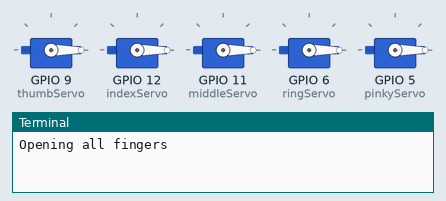
Recording of a program running on a simulated Raspberry Pi (BCM pin numbers). On the bench: 5 × servo, the last lines printed to the terminal. Servo angles are drawn from the pulse width (0.5 ms = 0°, 2.5 ms = 180°).

Above: at 0.2 s.
At 5.04 s:
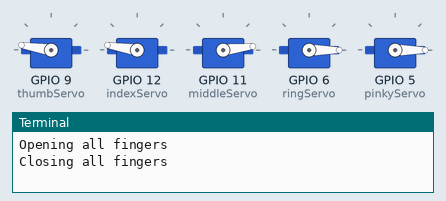
At 9.1 s:
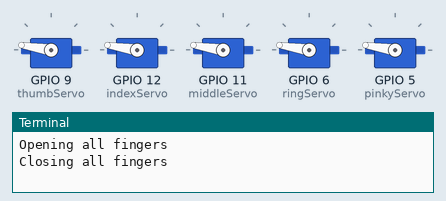
At 16.35 s:
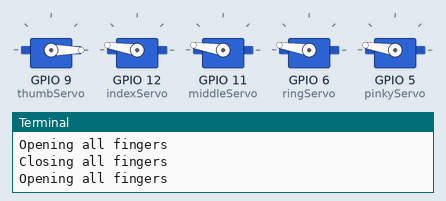
At 21.78 s:
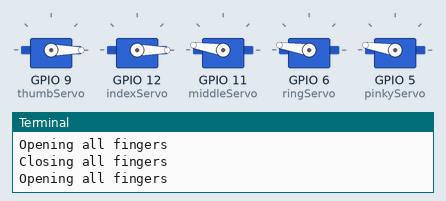
At 37.47 s:
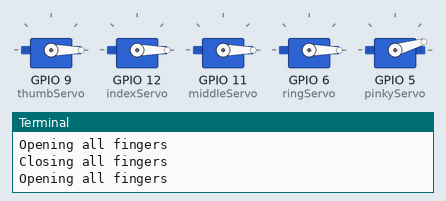
Timing chart, 0 to 39.4 s (numbered marks = the images above):
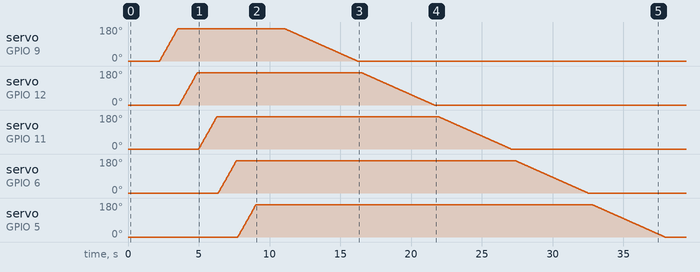

Measured:
- by itself, servo on GPIO 9 (thumbServo): rises from 0° to 171° in 1.3 s, then falls to 0° in 12.7 s
- by itself, servo on GPIO 12 (indexServo): rises from 0° to 171° in 1.3 s, then falls to 0° in 16.7 s
- by itself, servo on GPIO 11 (middleServo): rises from 0° to 171° in 1.3 s, then falls to 0° in 20.8 s
- by itself, servo on GPIO 6 (ringServo): rises from 0° to 171° in 1.3 s, then falls to 0° in 24.8 s
- by itself, servo on GPIO 5 (pinkyServo): rises from 0° to 171° in 1.3 s, then falls to 0° in 28.9 s

The program:

Servo_test.py
```python
import RPi.GPIO as GPIO
import time

GPIO.setmode(GPIO.BCM)  # or GPIO.BOARD depending on your pin setup

# Define your Servo class
class Servo:
    def __init__(self, pin):
        self.pin = pin
        GPIO.setup(pin, GPIO.OUT)
        self.pwm = GPIO.PWM(pin, 50)  # 50Hz frequency
        self.pwm.start(0)
        self.current_angle = 0  # manually track the angle

    def angle_to_duty(self, angle):
        return 2 + (angle / 18)

    def write(self, angle):
        duty = self.angle_to_duty(angle)
        self.pwm.ChangeDutyCycle(duty)
        self.current_angle = angle
        time.sleep(0.02)  # Small delay to allow servo to move

    def read(self):
        return self.current_angle

    def stop(self):
        self.pwm.stop()

# Create servo instances
thumbServo = Servo(9)
indexServo = Servo(12)
middleServo = Servo(11)
ringServo = Servo(6)
pinkyServo = Servo(5)

# Movement speeds
smoothDelay = 0.01
fastDelay = 0.001

# Servo positions
OPEN = 0
CLOSED = 180
HALF_CLOSED = 90
RELAXED = 45

# Smooth movement function
def smooth_move(servo, target, delay_time):
    current = servo.read()
    if current < target:
        for pos in range(current, target + 1, 4):
            servo.write(pos)
            time.sleep(delay_time)
    else:
        for pos in range(current, target - 1, -1):
            servo.write(pos)
            time.sleep(delay_time)

# Example gesture functions
def openAllFingers():
    print("Opening all fingers")
    smooth_move(thumbServo, OPEN, smoothDelay)
    smooth_move(indexServo, OPEN, smoothDelay)
    smooth_move(middleServo, OPEN, smoothDelay)
    smooth_move(ringServo, OPEN, smoothDelay)
    smooth_move(pinkyServo, OPEN, smoothDelay)

def closeAllFingers():
    print("Closing all fingers")
    smooth_move(thumbServo, CLOSED, smoothDelay)
    smooth_move(indexServo, CLOSED, smoothDelay)
    smooth_move(middleServo, CLOSED, smoothDelay)
    smooth_move(ringServo, CLOSED, smoothDelay)
    smooth_move(pinkyServo, CLOSED, smoothDelay)

# More functions like relaxedHand(), thumbsUp(), etc. (same logic)

try:
    while True:
        openAllFingers()
        time.sleep(2)
        closeAllFingers()
        time.sleep(2)

except KeyboardInterrupt:
    GPIO.cleanup()
```
